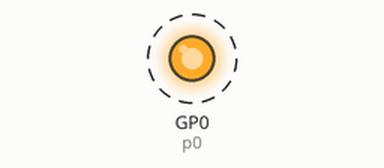
A program run on a simulated Raspberry Pi Pico running MicroPython. Parts: output pins drawn as LEDs (lit = HIGH). Dashed ring = blinking. What the program prints to the serial console is not drawn. At 9.5 s the program stops and its outputs stay as they are.

Above: at 0.2 s.
Timing chart, 0 to 3.0 s (numbered marks = the images above):
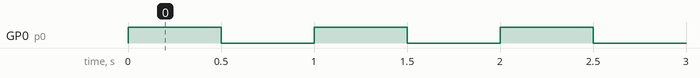

Measured:
- by itself, GP0 (p0): alternates HIGH for 0.50 s and LOW for 0.50 s, 20 changes in all, then stays LOW

The program:

square_counter.py
```python
import time

from machine import Pin
import rp2

p0 = Pin(0)

# counter program using side-set to control output
@rp2.asm_pio(sideset_init=rp2.PIO.OUT_LOW)
def square():
    wrap_target()
    mov(x, osr).side(1)
    label("high")
    jmp(x_dec, "high")
    mov(x, osr).side(0)
    label("low")
    jmp(x_dec, "low")
    wrap()


# counter for how many ticks we are high
@rp2.asm_pio()
def count_high():
    mov(x, invert(null))
    wait(1, pin, 0)
    label("high")
    jmp(x_dec, "next")
    label("next")
    jmp(pin, "high")
    mov(isr, x)
    push()


sm0 = rp2.StateMachine(0, square, sideset_base=p0)
sm1 = rp2.StateMachine(1, count_high, jmp_pin=p0)

# half a second - so should report 500,000,000ns
sm0.put(62500000 - 2)
sm0.exec("pull()")

# start the reader first as we are waiting on high
sm1.active(1)
sm0.active(1)

for j in range(10):
    high = 16 * (0xFFFFFFFF - sm1.get())
    print(high)

sm0.active(0)
sm1.active(0)

# tidy
p0.off()
```
